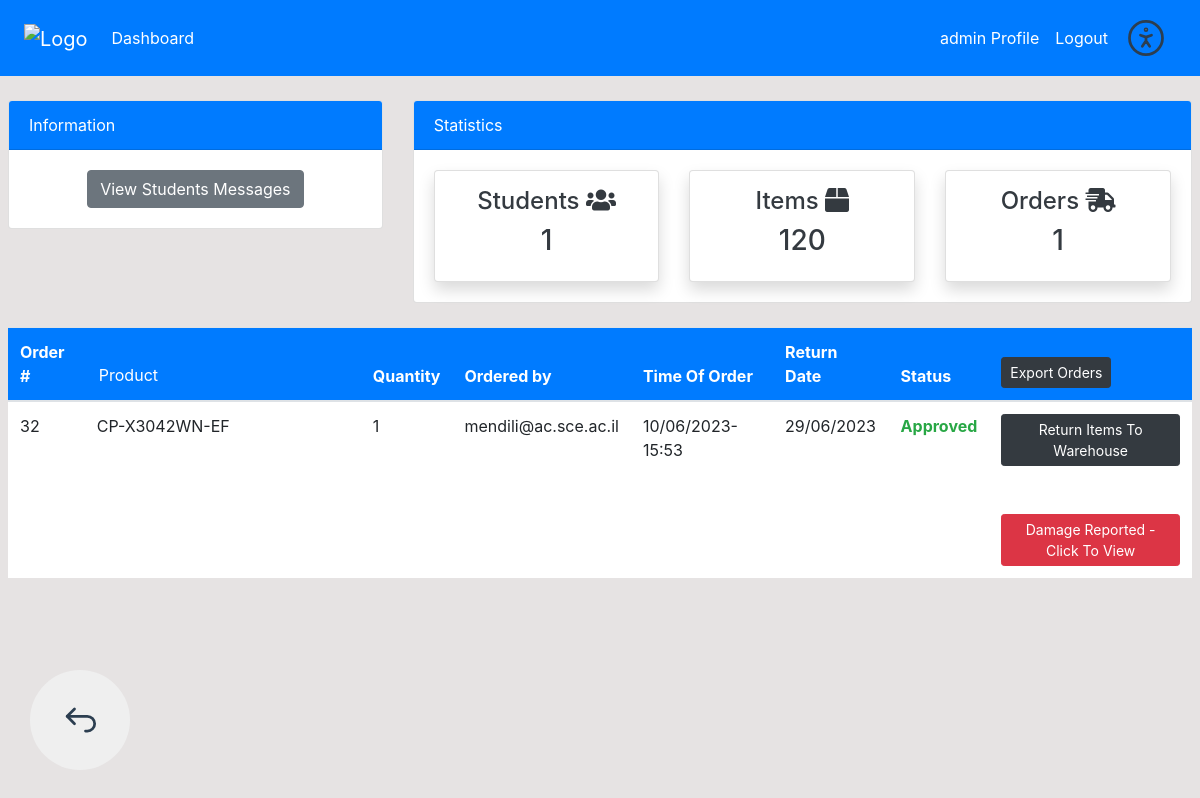
/order/ (signed in), run on the app's committed database.
### dashboard/models.py (models this page shows, shortened)
class Order(models.Model):
    product = models.ForeignKey(Product, on_delete=models.CASCADE,null=True)
    staff = models.ForeignKey(User, models.CASCADE, null=True)
    quantity = models.PositiveIntegerField(null=True)
    date = models.DateTimeField(auto_now_add=True)
    returnDate = models.DateTimeField(null=False,default=timezone.now,verbose_name='Return Date')
    status = models.CharField(max_length=10, choices=(('Pending', 'Pending'), ('Approved', 'Approved'), ('Denied', 'Denied'),('Finished', 'Finished')), default='Pending')
    extendRequested = models.CharField(max_length=12, choices=(('Pending', 'Pending'), ('Approved', 'Approved'), ('Denied', 'Denied'),('NotRequested','NotRequested')), default='NotRequested')
    extendedDate = models.DateTimeField(null=False,default=timezone.now,verbose_name='Extended Date')
    category = models.CharField(max_length=100, choices=CATEGORY, null=True)
    is_reported = models.BooleanField(default=False)
    @property
    def day_before_return(self):
        return self.returnDate - timedelta(days=1)
    def current_date(self):
        return timezone.now().date()

class Product(models.Model):
    name = models.CharField(max_length=100,null=True)
    sn = models.CharField(max_length=20, null=True, verbose_name='Serial Number')
    category = models.CharField(max_length=100,choices=CATEGORY,null=True)
    quantity = models.PositiveIntegerField(null=True)

### dashboard/views.py (the view)
    @login_required(login_url='user_login')
    @user_passes_test(lambda u: u.is_staff, login_url='user_login')
    def wrapper(request, *args, **kwargs):
        return view_func(request, *args, **kwargs)

### dashboard/context_processors.py (called while the page is built)
def message_count(request):
    from .models import Message, Reservation
    messages = Message.objects.filter(status='Pending').count()
    reservations = Reservation.objects.filter(status='Pending').count()
    return {'message_count': messages, 'reservation_count': reservations}

### dashboard/views.py (called while the page is built)
def staff_required(view_func):
    @login_required(login_url='user_login')
    @user_passes_test(lambda u: u.is_staff, login_url='user_login')
    def wrapper(request, *args, **kwargs):
        return view_func(request, *args, **kwargs)
    return wrapper

@staff_required
def order(request):
    products = Product.objects.filter(quantity__gt=0)
    product_count = Product.objects.aggregate(product_count=Sum('quantity'))['product_count']
    orders = Order.objects.all()
    order_count = orders.count()
    customers = User.objects.exclude(username='admin')
    customer_count = customers.count()
    context = {
        'orders':orders,
        'customer_count':customer_count,
        'product_count': product_count,
        'order_count': order_count,
    }
    return render(request,'dashboard/order.html',context)

### templates/dashboard/order.html (shortened to what this page needs)
{% extends 'partials/base.html' %}
{% block content %}
{% include 'partials/topnav.html' %}
<div class="pl-2 pr-2 justify-content-between w-100">
    <div class="row my-4">
        <div class="col-md-12">
            <table class="table bg-white">
                <thead class="bg-primary">
                    <tr class="text-white">
                        <th scope="col">Order #</th>
                        <th scope="col"><input type="text" placeholder="Product" id="searchInput">
                            <div class="results"></div></th>
                        <th scope="col">Quantity</th>
                        <th scope="col">Ordered by</th>
                        <th scope="col">Time Of Order</th>
                        <th scope="col">Return Date</th>
                        <th scope="col">
                            Status
                        </th>
                        <th scope="col">
                            <a href="{% url 'exportOrders' %}" class="btn btn-dark btn-sm">Export Orders</a>
                        </th>
                    </tr>
                </thead>
                <tbody>
                    {% for order in orders %}
                    <tr>
                        <td>{{order.id}}</td>
                        <td><span class="product" id="{{order.product.name}}">{{order.product.name}}</span></td>
                        <td>{{order.quantity}}</td>
                        <td>{{order.staff.username}}</td>
                        <td>{{order.date|date:"d/m/Y-H:i"}}</td>
                        {% if order.current_date|date:"d/m/Y" == order.day_before_return|date:"d/m/Y" and order.status == 'Approved' %}
                            <td style="color: black">{{ order.returnDate|date:"d/m/Y" }}<br>
                                <strong>Return Date Approaching!</strong>
                            </td>
                        {% elif order.current_date|date:"d/m/Y" == order.returnDate|date:"d/m/Y" and order.status == 'Approved' %}
                            <td style="color: red">{{ order.returnDate|date:"d/m/Y" }}<br>
                                <strong>Today is return day!</strong>
                            </td>
                        {% else %}
                        <td>{{ order.returnDate|date:"d/m/Y" }}</td>
                        {% endif %}
                        <td>
                            {% if order.status == 'Pending' %}
                            <a class="btn btn-dark btn-sm" href="{% url 'approve_order' order.id %}">Approve</a>
                            <a class="btn btn-dark btn-sm" href="{% url 'deny_order' order.id %}">Deny</a>
                            {% else %}
                            <span class="
                                {% if order.status == 'Approved' %}text-success font-weight-bold
                                {% elif order.status == 'Denied' %}text-danger font-weight-bold
                                {% elif order.status == 'Finished' %}text-primary font-weight-bold
                                {% endif %}">
                                    {{ order.status }}
                            </span>
                            {% endif %}
                        </td>
                        <td>
                            {% if order.status == 'Approved' %}
                            <a class="btn btn-dark btn-sm" href="{% url 'finish_order' order.id %}">Return Items To Warehouse</a>
                                <br>
                            <br>
                            {% elif order.status == 'Finished' %}
                            <a class="btn btn-dark btn-sm" href="{% url 'remove_order' order.id %}">Remove Order</a>
                            <br>
                            {% elif order.status == 'Denied' %}
                            <a class="btn btn-dark btn-sm" href="{% url 'remove_order' order.id %}">Remove Order</a>
                            <br>
                            {% endif %}
                            {% if order.is_reported %}
                                <br>
                                <a class="btn btn-danger btn-sm" href="{% url 'view_damage_report' order.id %}">Damage Reported - Click To View</a>
                            {% endif %}
                        </td>
                    </tr>
                    {% endfor %}
                </tbody>
            </table>
        </div>
    </div>
</div>
{% endblock %}

### templates/partials/nav.html (shortened to what this page needs)
<nav class="navbar navbar-expand-lg navbar-info bg-primary">
    {% if user.is_authenticated %}
    <div class="pl-2 pr-2 d-flex justify-content-between align-items-center w-100">
        <a class="navbar-brand text-white" href="{%url 'dashboard-index'%}"><img src="https://upload.wikimedia.org/wikipedia/he/4/44/SCE_logo.png?20150810090700" alt="Logo" width="100px" /></a>
        <div class="collapse navbar-collapse " id="navbarSupportedContent">
            <ul class="navbar-nav mr-auto">
                <li class="nav-item active">
                    <a class="nav-link text-white" href="{% url 'dashboard-index' %}">Dashboard </a>
                </li>
            </ul>
            <ul class="navbar-nav ml-auto d-flex align-items-center">
                <li class="nav-item active">
                    <a class="nav-link text-white" href="{% url 'user_profile' %}">{{ user.username }} Profile
                        <span class="sr-only">(current)</span></a>
                </li>
                <li class="nav-item">
                    <a class="nav-link text-white" href="{% url 'user_logout' %}">Logout</a>
                </li>
                <li class="nav-item">
                    <button type="button" class="nav-link text-white accss" onclick="openAssistance()"></button>
                </li>
            </ul>
            </div>
            {% endif %}
        </div>
</nav>
<div class="backBtn">
    <button onclick="backFunction()"></button>
</div>

### static/style.css (style rules this page uses)
body { background: rgb(230, 227, 227); }

### templates/partials/base.html (style rules this page uses)
div { border-radius: 10px; }
a { transition: transform 0.1s ease-in-out; }
.accss { background-color: transparent !important; border: 0; outline: 0; }
.backBtn { position: fixed; bottom: 30px; left: 30px; }
.backBtn button { width: 100px; height: 100px; border-radius: 100px; outline: 0; border: 0; }

### templates/dashboard/order.html (style rules this page uses)
#searchInput { position:relative; background-color: transparent; color: #FFF; border: 0; outline: 0; }
#searchInput::placeholder { color: #FFF; opacity: 1; }

### data on the page
Order: id "32", product.name "CP-X3042WN-EF", quantity "1", staff.username "mendili@ac.sce.ac.il", date "10/06/2023-15:53", returnDate "29/06/2023", status "Approved", shows "Return Items To Warehouse", is_reported "Damage Reported - Click To View"

### other printed values
{{ user.username }} "admin"
{{ customer_count }} "1"
{{ product_count }} "120"
{{ order_count }} "1"
